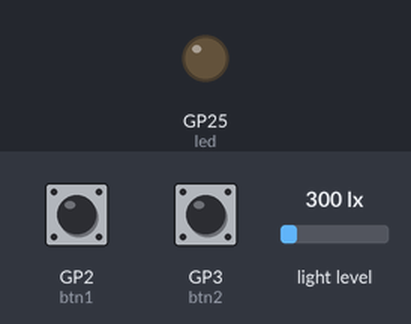
Recording of a program running on a simulated Raspberry Pi Pico running CircuitPython. Shown: output pins drawn as LEDs (lit = HIGH). The test bench sets the inputs (shaded band); at power-on: GP3 (btn2) HIGH, GP2 (btn1) HIGH, light level 300 lx. USB keyboard and mouse output is not drawn.

Above: at 5.0 s.
5.1 s: GP3 (btn2) pulled LOW for 1 s
Timing chart, 0 to 17.7 s (numbered marks = the images above; inputs shaded):
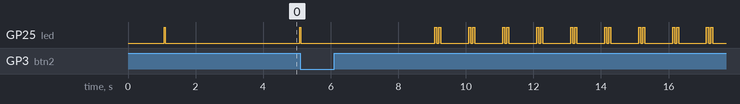

Measured:
- by itself, GP25 (led): repeats every 1.0 s: HIGH 0.06 s, LOW 0.06 s, HIGH 0.06 s, LOW 0.82 s

The program:

lux-test-v2.py
```python
# lux-test v2 — BH1750 light-sensor test on Raspberry Pi Pico (CircuitPython)
# Wiring v6: SDA=GP20 · SCL=GP21 · ADDR->GND (0x23) · keypad common->GND · key1=GP2 · key2=GP3
# NEW in v2: key1 (GP2) = STOP the test · key2 (GP3) = PAUSE/RESUME
# Rename this file to code.py on CIRCUITPY to run it. To restore the real firmware,
# copy back the Classroom Studio v0.9.56 code.py afterwards.

import time
import board
import busio
import digitalio
import usb_hid
from adafruit_hid.keyboard import Keyboard
from adafruit_hid.keyboard_layout_us import KeyboardLayoutUS

ADDR = 0x23
POWER_ON = 0x01
RESET = 0x07
CONT_HIRES = 0x10   # 1 lux, ~120 ms per sample

TYPE_INTO_WINDOW = True   # False = only blink, no HID typing
PERIOD_S = 2.0            # seconds between samples
DARK_LUX = 30             # below this  -> DARK
BRIGHT_LUX = 800          # above this  -> BRIGHT (else mid)

led = digitalio.DigitalInOut(board.LED)
led.direction = digitalio.Direction.OUTPUT
led.value = False


class Button:
    """Active-low button to GND with 40 ms software debounce; fires on press edge."""
    def __init__(self, pin):
        self._io = digitalio.DigitalInOut(pin)
        self._io.direction = digitalio.Direction.INPUT
        self._io.pull = digitalio.Pull.UP
        self._stable = True   # pull-up: True = released
        self._last = True
        self._t = time.monotonic()

    def pressed(self):
        now = time.monotonic()
        v = self._io.value
        if v != self._last:
            self._last = v
            self._t = now
        if v != self._stable and now - self._t >= 0.04:
            self._stable = v
            if not v:           # pulled to GND -> this is a press
                return True
        return False


btn1 = Button(board.GP2)   # key1 = STOP
btn2 = Button(board.GP3)   # key2 = PAUSE/RESUME


class Bh1750:
    def __init__(self, i2c, mode=CONT_HIRES):
        self._i2c = i2c
        self._buf = bytearray(2)
        self.mode = None
        self._cmd(POWER_ON)
        self._cmd(RESET)
        self.set_mode(mode)

    def _cmd(self, value):
        while not self._i2c.try_lock():
            pass
        try:
            self._i2c.writeto(ADDR, bytes([value]))
        finally:
            self._i2c.unlock()

    def set_mode(self, mode):
        if mode == self.mode:
            return
        self.mode = mode
        self._cmd(mode)
        time.sleep(0.2 if mode == CONT_HIRES else 0.05)

    def lux(self):
        while not self._i2c.try_lock():
            pass
        try:
            self._i2c.readfrom_into(ADDR, self._buf)
        finally:
            self._i2c.unlock()
        raw = (self._buf[0] << 8) | self._buf[1]
        return raw / 1.2


kbd = Keyboard(usb_hid.devices)
layout = KeyboardLayoutUS(kbd)


def say(text):
    if TYPE_INTO_WINDOW:
        layout.write(text + "\n")


def blink(times, on_s, off_s):
    for _ in range(times):
        led.value = True
        time.sleep(on_s)
        led.value = False
        time.sleep(off_s)


i2c = busio.I2C(board.GP21, board.GP20)   # SCL, SDA
while not i2c.try_lock():
    pass
found = i2c.scan()
i2c.unlock()

if ADDR not in found:
    # Sensor not found: fast blink. key1 still exits cleanly.
    say("ERROR: BH1750 not found on I2C (0x23). check SDA=GP20 SCL=GP21")
    while True:
        blink(1, 0.08, 0.08)
        if btn1.pressed():
            say("stopped by key1")
            led.value = False
            raise SystemExit

sensor = Bh1750(i2c)
say("lux-test v2 started — key1(GP2)=stop key2(GP3)=pause")

n = 0
lo = None
hi = None
paused = False
next_sample = time.monotonic()
next_blink = time.monotonic()

while True:
    if btn1.pressed():
        say("STOPPED by key1 (GP2)")
        led.value = False
        break
    if btn2.pressed():
        paused = not paused
        say("paused" if paused else "resumed")

    now = time.monotonic()
    if paused:
        # double-blink while paused, no sampling
        if now >= next_blink:
            blink(2, 0.06, 0.06)
            next_blink = now + 1.0
        time.sleep(0.01)
        continue

    if now >= next_blink:      # healthy heartbeat: one short blink every ~4 s
        led.value = True
        time.sleep(0.03)
        led.value = False
        next_blink = now + 4.0

    if now >= next_sample:
        next_sample = now + PERIOD_S
        n += 1
        try:
            v = sensor.lux()
        except Exception:
            say("I2C read error — sensor loose?")
            continue
        lo = v if lo is None or v < lo else lo
        hi = v if hi is None or v > hi else hi
        cls = "DARK" if v < DARK_LUX else ("BRIGHT" if v > BRIGHT_LUX else "mid")
        say("n=%d lux=%d min=%d max=%d %s" % (n, v, lo, hi, cls))

    time.sleep(0.01)

say("test finished — copy back the real code.py firmware to use the app")
```
